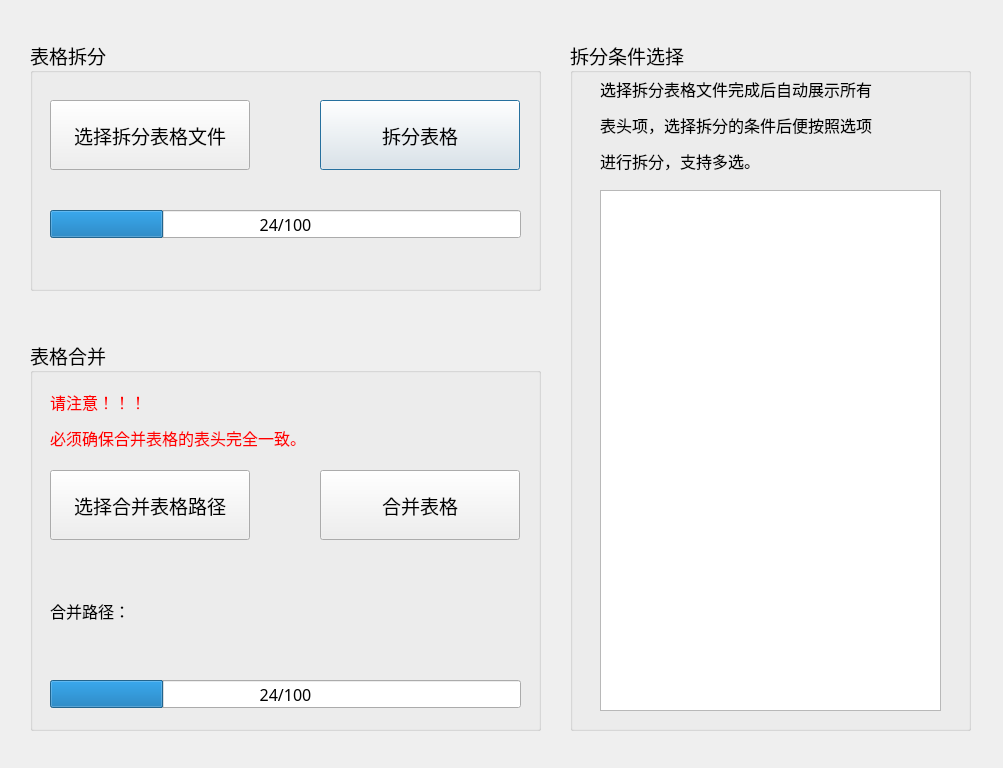
<?xml version="1.0" encoding="UTF-8"?>
<ui version="4.0">
 <class>Dialog</class>
 <widget class="QDialog" name="Dialog">
  <property name="geometry">
   <rect>
    <x>0</x>
    <y>0</y>
    <width>1003</width>
    <height>768</height>
   </rect>
  </property>
  <property name="windowTitle">
   <string>Mindray表格处理平台</string>
  </property>
  <widget class="QGroupBox" name="groupBox">
   <property name="geometry">
    <rect>
     <x>30</x>
     <y>40</y>
     <width>511</width>
     <height>251</height>
    </rect>
   </property>
   <property name="font">
    <font>
     <family>黑体</family>
     <pointsize>14</pointsize>
    </font>
   </property>
   <property name="title">
    <string>表格拆分</string>
   </property>
   <widget class="QPushButton" name="btnSplit">
    <property name="geometry">
     <rect>
      <x>290</x>
      <y>60</y>
      <width>200</width>
      <height>70</height>
     </rect>
    </property>
    <property name="font">
     <font>
      <family>黑体</family>
      <pointsize>14</pointsize>
     </font>
    </property>
    <property name="text">
     <string>拆分表格</string>
    </property>
   </widget>
   <widget class="QProgressBar" name="pBarSplit">
    <property name="enabled">
     <bool>true</bool>
    </property>
    <property name="geometry">
     <rect>
      <x>20</x>
      <y>170</y>
      <width>471</width>
      <height>28</height>
     </rect>
    </property>
    <property name="font">
     <font>
      <family>黑体</family>
      <pointsize>12</pointsize>
     </font>
    </property>
    <property name="value">
     <number>24</number>
    </property>
    <property name="alignment">
     <set>Qt::AlignCenter</set>
    </property>
    <property name="textDirection">
     <enum>QProgressBar::TopToBottom</enum>
    </property>
    <property name="format">
     <string>%v/%m</string>
    </property>
   </widget>
   <widget class="QPushButton" name="btnSplitImport">
    <property name="geometry">
     <rect>
      <x>20</x>
      <y>60</y>
      <width>200</width>
      <height>70</height>
     </rect>
    </property>
    <property name="font">
     <font>
      <family>黑体</family>
      <pointsize>14</pointsize>
     </font>
    </property>
    <property name="cursor">
     <cursorShape>OpenHandCursor</cursorShape>
    </property>
    <property name="text">
     <string>选择拆分表格文件</string>
    </property>
   </widget>
  </widget>
  <widget class="QGroupBox" name="groupBox_2">
   <property name="geometry">
    <rect>
     <x>30</x>
     <y>340</y>
     <width>511</width>
     <height>391</height>
    </rect>
   </property>
   <property name="font">
    <font>
     <family>黑体</family>
     <pointsize>14</pointsize>
    </font>
   </property>
   <property name="title">
    <string>表格合并</string>
   </property>
   <widget class="QLabel" name="label_3">
    <property name="geometry">
     <rect>
      <x>20</x>
      <y>50</y>
      <width>441</width>
      <height>61</height>
     </rect>
    </property>
    <property name="font">
     <font>
      <family>黑体</family>
     </font>
    </property>
    <property name="text">
     <string>&lt;html&gt;&lt;head/&gt;&lt;body&gt;&lt;p align=&quot;justify&quot;&gt;&lt;span style=&quot; font-size:12pt; color:#ff0000;&quot;&gt;请注意！！！&lt;/span&gt;&lt;/p&gt;&lt;p align=&quot;justify&quot;&gt;&lt;span style=&quot; font-size:12pt; color:#ff0000;&quot;&gt;必须确保合并表格的表头完全一致。&lt;/span&gt;&lt;/p&gt;&lt;/body&gt;&lt;/html&gt;</string>
    </property>
   </widget>
   <widget class="QPushButton" name="btnMerge">
    <property name="geometry">
     <rect>
      <x>290</x>
      <y>130</y>
      <width>200</width>
      <height>70</height>
     </rect>
    </property>
    <property name="font">
     <font>
      <family>黑体</family>
      <pointsize>14</pointsize>
     </font>
    </property>
    <property name="text">
     <string>合并表格</string>
    </property>
   </widget>
   <widget class="QPushButton" name="btnMergeImport">
    <property name="geometry">
     <rect>
      <x>20</x>
      <y>130</y>
      <width>200</width>
      <height>70</height>
     </rect>
    </property>
    <property name="font">
     <font>
      <family>黑体</family>
      <pointsize>14</pointsize>
     </font>
    </property>
    <property name="cursor">
     <cursorShape>OpenHandCursor</cursorShape>
    </property>
    <property name="text">
     <string>选择合并表格路径</string>
    </property>
   </widget>
   <widget class="QProgressBar" name="pBarMerge">
    <property name="enabled">
     <bool>true</bool>
    </property>
    <property name="geometry">
     <rect>
      <x>20</x>
      <y>340</y>
      <width>471</width>
      <height>28</height>
     </rect>
    </property>
    <property name="font">
     <font>
      <family>黑体</family>
      <pointsize>12</pointsize>
     </font>
    </property>
    <property name="value">
     <number>24</number>
    </property>
    <property name="alignment">
     <set>Qt::AlignCenter</set>
    </property>
    <property name="textDirection">
     <enum>QProgressBar::TopToBottom</enum>
    </property>
    <property name="format">
     <string>%v/%m</string>
    </property>
   </widget>
   <widget class="QLabel" name="labelMergeDirPath">
    <property name="geometry">
     <rect>
      <x>120</x>
      <y>220</y>
      <width>371</width>
      <height>101</height>
     </rect>
    </property>
    <property name="font">
     <font>
      <family>黑体</family>
      <pointsize>12</pointsize>
     </font>
    </property>
    <property name="text">
     <string/>
    </property>
    <property name="wordWrap">
     <bool>true</bool>
    </property>
   </widget>
   <widget class="QLabel" name="label">
    <property name="geometry">
     <rect>
      <x>20</x>
      <y>220</y>
      <width>91</width>
      <height>101</height>
     </rect>
    </property>
    <property name="font">
     <font>
      <family>黑体</family>
      <pointsize>12</pointsize>
     </font>
    </property>
    <property name="text">
     <string>合并路径：</string>
    </property>
   </widget>
  </widget>
  <widget class="QGroupBox" name="groupBox_3">
   <property name="geometry">
    <rect>
     <x>570</x>
     <y>40</y>
     <width>401</width>
     <height>691</height>
    </rect>
   </property>
   <property name="font">
    <font>
     <family>黑体</family>
     <pointsize>14</pointsize>
    </font>
   </property>
   <property name="title">
    <string>拆分条件选择</string>
   </property>
   <widget class="QLabel" name="label_2">
    <property name="geometry">
     <rect>
      <x>30</x>
      <y>30</y>
      <width>351</width>
      <height>111</height>
     </rect>
    </property>
    <property name="font">
     <font>
      <family>黑体</family>
      <pointsize>6</pointsize>
     </font>
    </property>
    <property name="text">
     <string>&lt;html&gt;&lt;head/&gt;&lt;body&gt;&lt;p align=&quot;justify&quot;&gt;&lt;span style=&quot; font-size:12pt;&quot;&gt;选择拆分表格文件完成后自动展示所有&lt;/span&gt;&lt;/p&gt;&lt;p align=&quot;justify&quot;&gt;&lt;span style=&quot; font-size:12pt;&quot;&gt;表头项，选择拆分的条件后便按照选项&lt;/span&gt;&lt;/p&gt;&lt;p align=&quot;justify&quot;&gt;&lt;span style=&quot; font-size:12pt;&quot;&gt;进行拆分，支持多选。&lt;/span&gt;&lt;/p&gt;&lt;/body&gt;&lt;/html&gt;</string>
    </property>
   </widget>
   <widget class="QListView" name="listView">
    <property name="geometry">
     <rect>
      <x>30</x>
      <y>150</y>
      <width>341</width>
      <height>521</height>
     </rect>
    </property>
    <property name="font">
     <font>
      <family>黑体</family>
      <pointsize>14</pointsize>
     </font>
    </property>
    <property name="focusPolicy">
     <enum>Qt::NoFocus</enum>
    </property>
    <property name="contextMenuPolicy">
     <enum>Qt::NoContextMenu</enum>
    </property>
    <property name="layoutDirection">
     <enum>Qt::LeftToRight</enum>
    </property>
    <property name="horizontalScrollBarPolicy">
     <enum>Qt::ScrollBarAlwaysOff</enum>
    </property>
    <property name="sizeAdjustPolicy">
     <enum>QAbstractScrollArea::AdjustToContents</enum>
    </property>
    <property name="editTriggers">
     <set>QAbstractItemView::NoEditTriggers</set>
    </property>
    <property name="dragDropMode">
     <enum>QAbstractItemView::DragOnly</enum>
    </property>
    <property name="defaultDropAction">
     <enum>Qt::IgnoreAction</enum>
    </property>
    <property name="alternatingRowColors">
     <bool>false</bool>
    </property>
    <property name="selectionMode">
     <enum>QAbstractItemView::MultiSelection</enum>
    </property>
    <property name="selectionBehavior">
     <enum>QAbstractItemView::SelectRows</enum>
    </property>
    <property name="textElideMode">
     <enum>Qt::ElideRight</enum>
    </property>
    <property name="movement">
     <enum>QListView::Free</enum>
    </property>
    <property name="isWrapping" stdset="0">
     <bool>false</bool>
    </property>
    <property name="resizeMode">
     <enum>QListView::Fixed</enum>
    </property>
    <property name="uniformItemSizes">
     <bool>false</bool>
    </property>
    <property name="wordWrap">
     <bool>true</bool>
    </property>
    <property name="selectionRectVisible">
     <bool>true</bool>
    </property>
    <property name="itemAlignment">
     <set>Qt::AlignLeading|Qt::AlignLeft|Qt::AlignVCenter</set>
    </property>
   </widget>
  </widget>
 </widget>
 <resources/>
 <connections/>
</ui>
